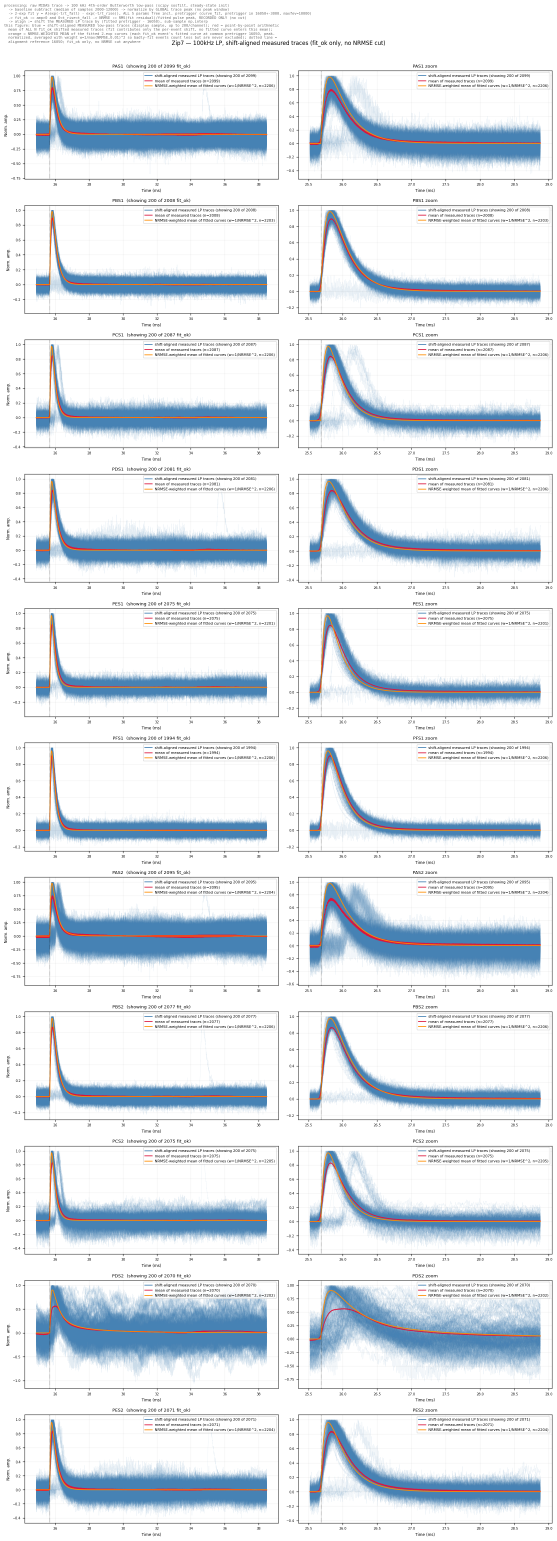
#> input picture snolab/lp_fit_align/results/plots/aligned_overlay/zip7_lp_aligned_overlay.png, 1669 x 4622 px (shown at 1/3 size); its folder holds 3 pictures in this run
$ python make_crops.py
#> lines starting #> are read from the running program, lines starting #| are printed output that depends on the picture
#!/usr/bin/env python3
"""Crop slide-friendly panels out of the tall multi-channel diagnostic figures.

Panels are located automatically: rows/columns whose pixels are all near-white
separate the panels, so every crop carries its complete title and axes and no
fragments of neighbouring panels.
"""
from PIL import Image
import numpy as np
import os

HERE = os.path.dirname(os.path.abspath(__file__))
PLOTS = os.path.join(HERE, "..", "lp_fit_align", "results", "plots")
OUT = os.path.join(HERE, "figures")
os.makedirs(OUT, exist_ok=True)


def blocks(mask, min_gap):
    """Split boolean 'content' mask (1-D) into blocks separated by >=min_gap blanks."""
    idx = np.flatnonzero(mask)
    if idx.size == 0:
        return []
    out, start, prev = [], idx[0], idx[0]
    for i in idx[1:]:
        if i - prev >= min_gap:
            out.append((start, prev))
            start = i
        prev = i
    out.append((start, prev))
    return out


def row_blocks(img, min_gap=12, thresh=248):
    a = np.asarray(img.convert("L"))
    return blocks((a < thresh).any(axis=1), min_gap)


def col_blocks(img, min_gap=12, thresh=248):
    a = np.asarray(img.convert("L"))
    return blocks((a < thresh).any(axis=0), min_gap)


def vpanel(src, out, index, span=1, pad=6, skip_header=True):
    """Crop the index-th vertical panel (0-based, after dropping the header
    text block + figure title block) of a stacked figure; span>1 merges
    consecutive panels."""
    im = Image.open(os.path.join(PLOTS, src))
    rb = row_blocks(im)
    # the first blocks are the processing-chain stamp lines + centered title;
    # real panels are the tall blocks (> 120 px)
    panels = [b for b in rb if b[1] - b[0] > 120] if skip_header else rb
    t = max(panels[index][0] - pad, 0)
    b = min(panels[index + span - 1][1] + pad, im.height)
    im.crop((0, t, im.width, b)).save(os.path.join(OUT, out))
    print(f"{out}: rows {t}-{b} of {im.height}  ({len(panels)} panels found)")


# [33 lines left out: function grid, not called in this run]


# ---- stacked per-channel figures: panel 0 = PAS1, 1 = PBS1, 2 = PCS1, ...
# CAUTION (aligned_overlay only): its header text block is >120 px tall, so it
# survives the panel filter as block 0 — channel i sits at block i+1 there.
vpanel("aligned_overlay/zip7_lp_aligned_overlay.png", "aligned_overlay_zip7_PBS1.png", 2)
#> in vpanel, im is the input picture: PIL image 1669x4622 RGBA; mean R, G, B, A 222.4, 229, 235.4, 255
#> in row_blocks, `a = np.asarray(img.convert("L"))`:
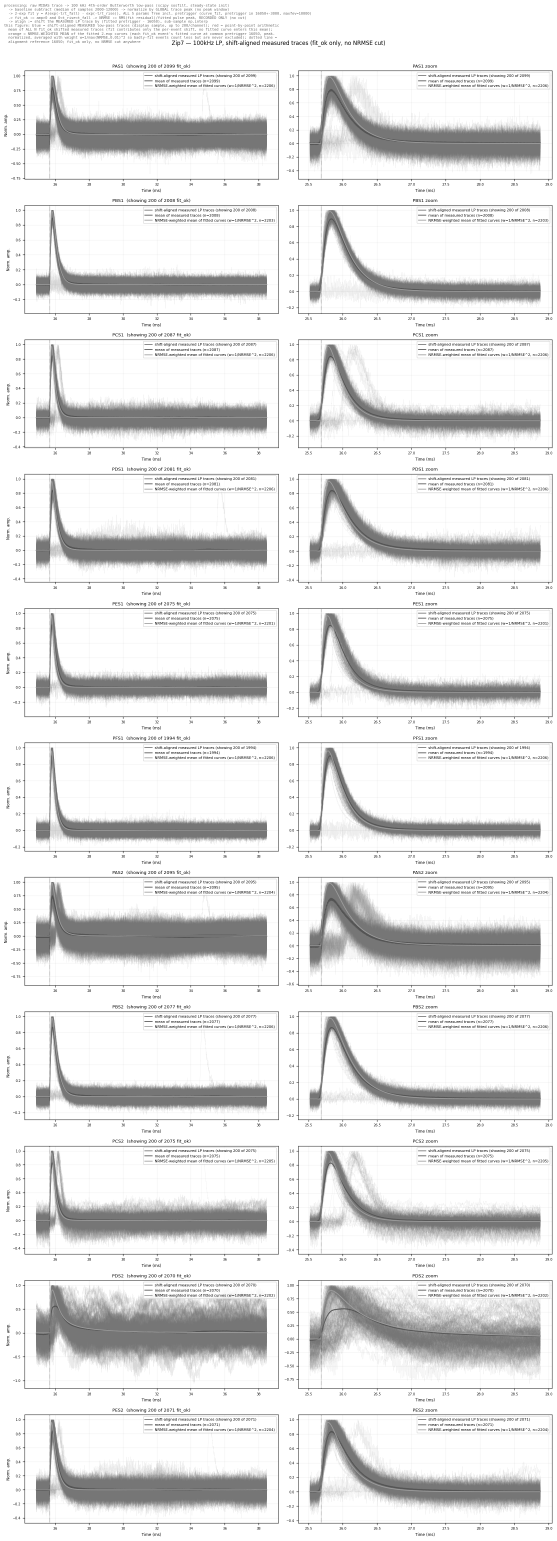
#> a: shape (4622, 1669) (shown at 1/3 size); min 0, max 255, mean 227.8
#> in blocks, `idx = np.flatnonzero(mask)`: idx = 4122 values from 12 to 4608
#> in blocks, `out, start, prev = [], idx[0], idx[0]`: out = []; start = 12
#> the loop in blocks, `for i in idx[1:]:` made 4121 passes
#> start on passes 113, 478, 842, 1206, 1570, 1935, 2300, 2665, 3029, 3393, 3757: 193, 596, 999, 1402, 1806, 2209, 2612, 3015, 3418, 3822, 4225
#> (i, prev) on passes 1 to 6: (13, 13), (14, 14), (15, 15), (16, 16), (17, 17), (18, 18)
#> after the loop in blocks, `for i in idx[1:]:`: out = [(12, 139), (193, 576), (596, 979), (999, 1382), (1402, 1785), (1806, 2188), (2209, 2592), (2612, 2995), (3015, 3398), (3418, 3801), (3822, 4204)]
#> in vpanel, `rb = row_blocks(im)`: rb = [(12, 139), (193, 576), (596, 979), (999, 1382), (1402, 1785), (1806, 2188), (2209, 2592), (2612, 2995), (3015, 3398), (3418, 3801), (3822, 4204), (4225, 4608)]
#> in vpanel, `panels = [b for b in rb if b[1] - b[0] > 120] if skip_header else rb`: panels has the same summary as rb
#> in vpanel, `t = max(panels[index][0] - pad, 0)`: t = 590
#> in vpanel, `b = min(panels[index + span - 1][1] + pad, im.height)`: b = 985
#> in vpanel, `im.crop((0, t, im.width, b)).save(os.path.join(OUT, out))`:
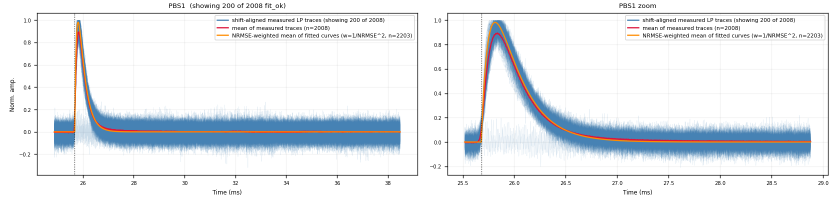
#> saved as aligned_overlay_zip7_PBS1.png: PIL image 1669x395 RGBA (shown at 1/2 size); mean R, G, B, A 229, 233.6, 238.1, 255
#| aligned_overlay_zip7_PBS1.png: rows 590-985 of 4622  (12 panels found)
vpanel("aligned_overlay/zip7_lp_aligned_overlay.png", "aligned_overlay_zip7_PCS1.png", 3)
#> call 2 of vpanel, with out = 'aligned_overlay_zip7_PCS1.png', index = 3, span = 1, pad = 6, skip_header = True
#> the loop in blocks (call 2), `for i in idx[1:]:` made 4121 passes
#> (i, prev) on passes 1 to 12: (13, 13), (14, 14), (15, 15), (16, 16), (17, 17), (18, 18), (19, 19), (20, 20), (21, 21), (24, 24), (25, 25), (26, 26)
#> in vpanel (call 2), `t = max(panels[index][0] - pad, 0)`: t = 993
#> in vpanel (call 2), `b = min(panels[index + span - 1][1] + pad, im.height)`: b = 1388
#> in vpanel (call 2), `im.crop((0, t, im.width, b)).save(os.path.join(OUT, out))`:
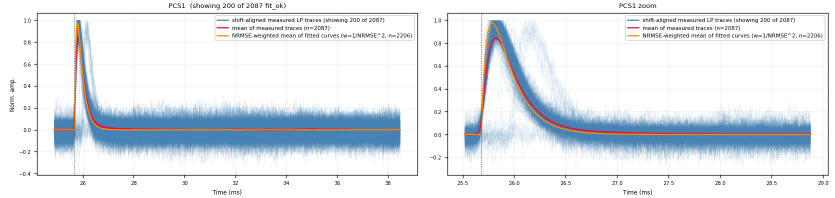
#> saved as aligned_overlay_zip7_PCS1.png: PIL image 1669x395 RGBA (shown at 1/2 size); mean R, G, B, A 224.6, 230.6, 236.3, 255
#| aligned_overlay_zip7_PCS1.png: rows 993-1388 of 4622  (12 panels found)

# zoom-only crops (right half of the row; the shadow bundle is clearest here)
def aligned_zoom(chan_block, out, xsplit=852):
    im = Image.open(os.path.join(PLOTS, "aligned_overlay/zip7_lp_aligned_overlay.png"))
    rb = [b for b in row_blocks(im) if b[1] - b[0] > 120]
    t, b = rb[chan_block]
    im.crop((xsplit, max(t - 4, 0), im.width, min(b + 6, im.height))).save(os.path.join(OUT, out))
    print(f"{out}: block {chan_block}, rows {t}-{b}")

aligned_zoom(3, "aligned_zoom_zip7_PCS1.png")   # PCS1: shadow bundle clearest
#> in aligned_zoom, `t, b = rb[chan_block]`: t = 999; b = 1382
#> in aligned_zoom, `im.crop((xsplit, max(t - 4, 0), im.width, min(b + 6, im.height))).save..`:
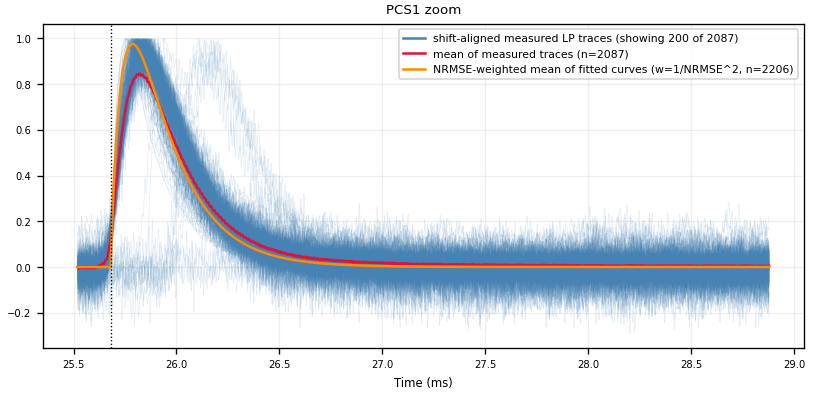
#> saved as aligned_zoom_zip7_PCS1.png: PIL image 817x393 RGBA; mean R, G, B, A 226.8, 231.7, 236.9, 255
#| aligned_zoom_zip7_PCS1.png: block 3, rows 999-1382
aligned_zoom(8, "aligned_zoom_zip7_PBS2.png")   # PBS2: shadow visible on the S2 face too
#> call 2 of aligned_zoom, with chan_block = 8, out = 'aligned_zoom_zip7_PBS2.png', xsplit = 852
#> in aligned_zoom (call 2), `t, b = rb[chan_block]`: t = 3015; b = 3398
#> in aligned_zoom (call 2), `im.crop((xsplit, max(t - 4, 0), im.width, min(b + 6, im.height))).save..`:
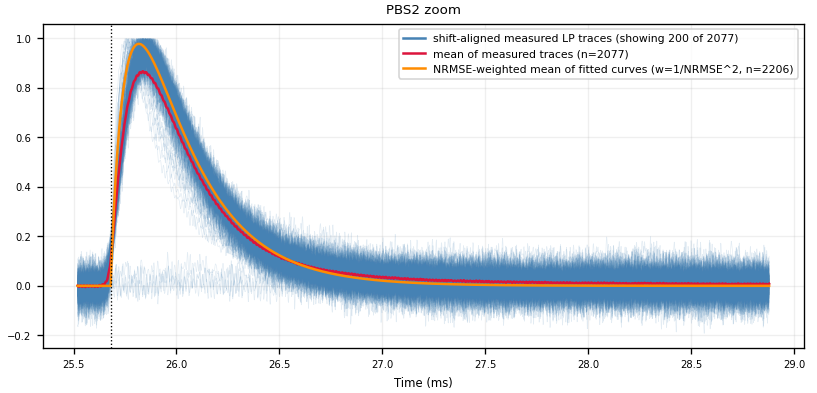
#> saved as aligned_zoom_zip7_PBS2.png: PIL image 817x393 RGBA; mean R, G, B, A 230.3, 234, 238.2, 255
#| aligned_zoom_zip7_PBS2.png: block 8, rows 3015-3398
vpanel("nrmse/zip7_nrmse.png", "nrmse_zip7_PBS1.png", 1)
#> (the run stopped early here; a loop or call above may not have finished)
